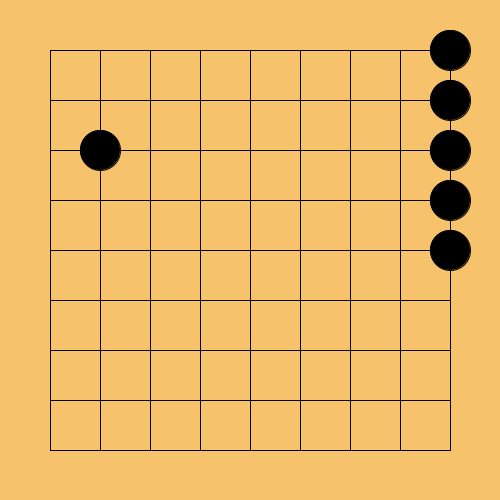
Frame 1 (no input)
Frame 60 (the mouse pressed at the canvas centre just before this capture): identical to frame 1, image omitted
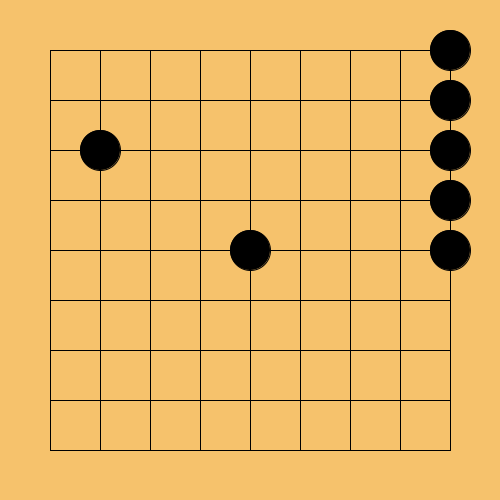
Frame 120 (the mouse held since frame 60 and released just before this capture)

The Processing sketch that drew these frames (run headless with seeded random() and noise(); from frame 60 on, the mouse is pressed at the canvas centre):

// Processing sketch: week4_6
// ── week4_6.pde
void setup(){
  size(500,500);
}
int [][] go={
  {0,0,0,0,0,0,0,0,1},
  {0,0,0,0,0,0,0,0,1},
  {0,1,0,0,0,0,0,0,1},
  {0,0,0,0,0,0,0,0,1},
  {0,0,0,0,0,0,0,0,1},
  {0,0,0,0,0,0,0,0,0},
  {0,0,0,0,0,0,0,0,0},
  {0,0,0,0,0,0,0,0,0},
  {0,0,0,0,0,0,0,0,0},
};
int N=0;
void mousePressed(){
 int j =(mouseX-25)/50;//對應x座標
 int i =(mouseY-25)/50;
 go[i][j] = (N%2==0)?1:2;///if(N%2==0用1,否則2
 N++;
  
}
void draw(){
  background(246,194,108);
  for(int i=1;i<=9;i++){
  line(50,50*i,450,50*i);
  line(50*i,50,50*i,450);
  }

  for(int i=0;i<9;i++){
      for(int j=0;j<9;j++){
        if(go[i][j]==1) {
        fill(0);
        ellipse(50+j*50,50+i*50,40,40);
      }else if(go[i][j]==2){
      fill(255);
      ellipse(50+j*50,50+i*50,40,40);
      }
     }
  }
}
